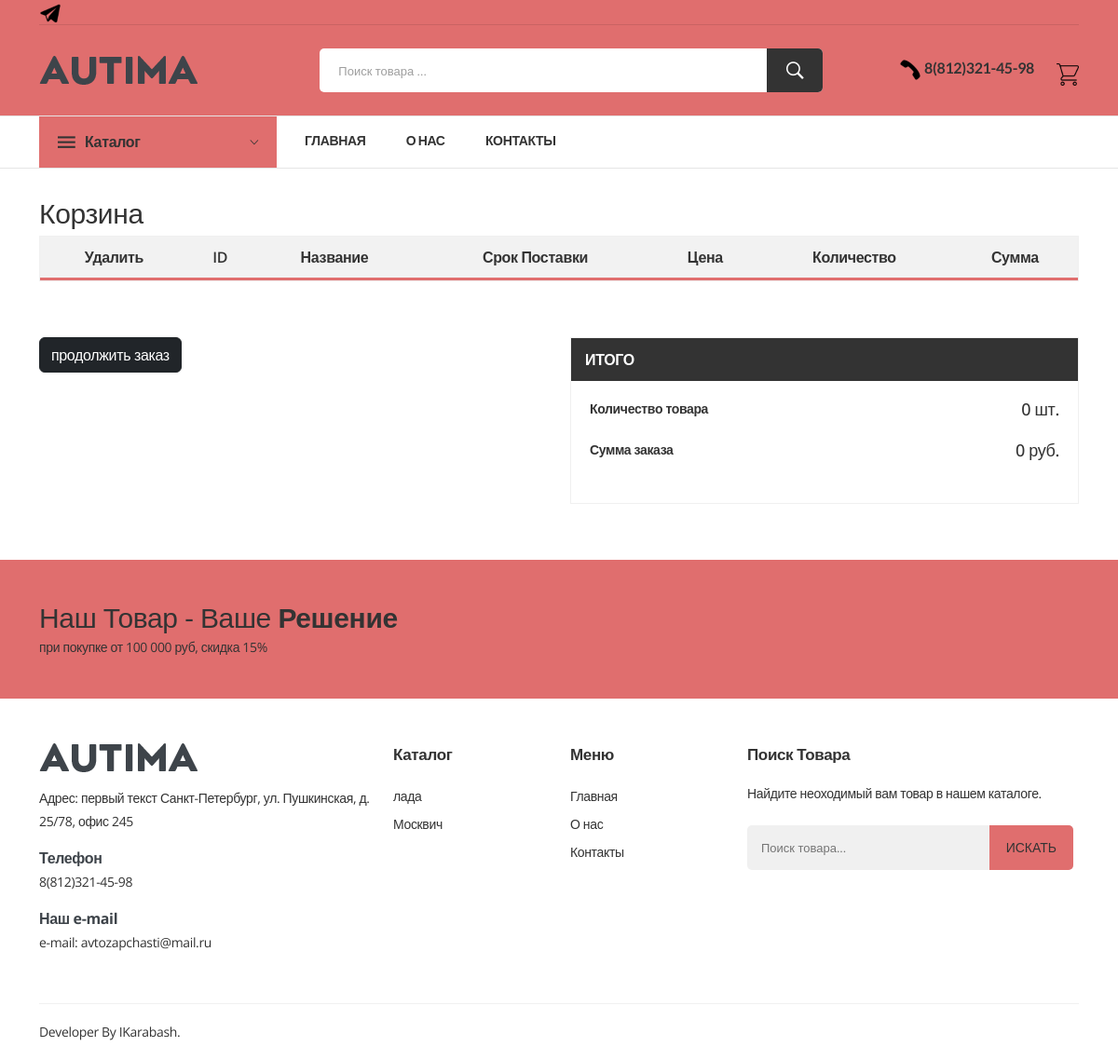
Page /cart/ on the committed database.
### kompany/models.py (models this page shows, shortened)
class Network(models.Model):
    title_ikons = models.CharField(max_length=500, verbose_name='иконка соцсети')
    network_image = models.ImageField(upload_to='network_image', blank=True, verbose_name='картинка соцсети')
    url_network = models.TextField(blank=True, verbose_name='ссылка')
    class Meta:
        verbose_name = 'социальные сети'
        verbose_name_plural = 'социальные сети'

class Contact(models.Model):
    title_contact = models.CharField(max_length=200, verbose_name='контакт')
    body_contact = models.TextField(blank=True, default='', verbose_name='текст контакта')
    adress_one_contact = models.TextField(blank=True, default='', verbose_name='адрес')
    tel = models.CharField(max_length=200, verbose_name='телефон')
    web = models.TextField(blank=True, default='', verbose_name='email')
    network_ikons = models.ManyToManyField(Network, blank=True, default='', verbose_name='иконки соцсетей')
    class Meta:
        verbose_name = 'контакт'
        verbose_name_plural = 'контакты'

class Brend(models.Model):
    title = models.CharField(max_length=200, db_index=True, verbose_name="брент")
    image = models.ImageField(upload_to='brends', blank=True, verbose_name='картинка бренда на главной стр')
    pod_brend = models.ManyToManyField(Pod_Brend, verbose_name='под бренд')
    class Meta:
        verbose_name = 'Бренд'
        verbose_name_plural = 'Бренд'
    def get_absolute_url(self):
        return reverse('pod_brand',
                        args=[self.id])

### cart/views.py (the view)
# urls.py: path('', views.cart_detail, name='cart_detail'),
def cart_detail(request, total=0, counter=0, cart_items=None):
    try:
        cart = Cart.objects.get(cart_id=_cart_id(request))
        cart_items = CartItem.objects.filter(cart=cart, active=True)
        total = cart.calculate_total()
        counter = cart.calculate_counter()
    except ObjectDoesNotExist:
        pass
    context = {
        'cart_items': cart_items,
        'total': total,
        'counter': counter,
        'brends': Brend.objects.all(),
        'upNetwork': Network.objects.all(),
        'contact': Contact.objects.all(),
    }
    return render(request, 'cart/detail.html', context)

### cart/context_processors.py (called while the page is built)
def counter(request):
	item_count = 0
	if 'admin' in request.path:
		return {}
	else:
		try:
			cart = Cart.objects.filter(cart_id=_cart_id(request))
			cart_items = CartItem.objects.all().filter(cart=cart[:1])
			for cart_item in cart_items:
				item_count += cart_item.quantity
		except Cart.DoesNotExist:
			item_count = 0
	return dict(item_count=item_count)

### cart/views.py (called while the page is built)
def _cart_id(request):
    cart = request.session.session_key
    if not cart:
        cart = request.session.create()
    return cart

### cart/templates/cart/detail.html (shortened to what this page needs)
{% extends "index.html" %}
{% load humanize %}
{% block content %}
<div class="shopping_cart_area mt-32">
    <div class="container">
            <h3>Корзина</h3>
            <div class="row">
                <div class="col-12">
                    <div class="table_desc">
                        <div class="cart_page table-responsive">
                            <table>
                                <thead>
                                    <tr>
                                        <th class="product_remove">Удалить</th>
                                        <th class="product_thumb">ID</th>
                                        <th class="product_name">Название</th>
                                        <th class="product_thumb">Срок поставки</th>
                                        <th class="product-price">Цена</th>
                                        <th class="product_quantity">Количество</th>
                                        <th class="product_total">Сумма</th>
                                    </tr>
                                </thead>
                            </table>
                        </div>
                    </div>
                </div>
            </div>
            <div class="coupon_area">
                <div class="row">
                    <div class="col-lg-6 col-md-6">
                        <div class="btn btn-dark">
                            <a href="{% url 'home_page' %}" style="color: #ffffff;">продолжить заказ</a>
                        </div>
                    </div>
                    <div class="col-lg-6 col-md-6">
                        <div class="coupon_code right">
                            <h3>Итого</h3>
                            <div class="coupon_inner">
                                <div class="cart_subtotal">
                                    <p>Количество товара</p>
                                    <p class="cart-total cart_amount">{{ item_count }} шт.</p>
                                </div>
                                <div class="cart_subtotal">
                                    <p>Сумма заказа</p>
                                    <p class="cart-total cart_amount">{{ total|intcomma }} руб.</p>
                                </div>
                            </div>
                        </div>
                    </div>
                </div>
            </div>
    </div>
</div>
{% endblock %}

### templates/include/header.html (shortened to what this page needs)
    <header class="header_area ">
        {% load humanize %}
        <div class="header_top">
            <div class="container">
                <div class="top_inner">
                    <div class="row align-items-center">
                        <div class="col-lg-6 col-md-6">
                            <div class="follow_us">
                                <ul class="follow_link">
                                    {% for network in upNetwork %}
                                    <li><a href="#"><img src="{{ network.network_image.url }}"> </a></li>
                                    {% endfor %}
                                </ul>
                            </div>
                        </div>
                    </div>
                </div>
            </div>
        </div>
        <div class="header_middle">
            <div class="container">
                <div class="row align-items-center">
                    <div class="col-lg-3 col-md-6">
                        <div class="logo">
                            <a href="{% url 'home_page' %}"><img src="/static/img/logo/logo.png" alt=""></a>
                        </div>
                    </div>
                    <div class="col-lg-9 col-md-6">
                        <div class="middel_right">
                            <div class="search-container">
                                 <form action="{% url 'search' %}" method="GET">
                                    <div class="search_box">
                                        <input placeholder="Поиск товара ..." type="text" name="q">
                                        <button type="submit"><i class="ion-ios-search-strong"></i></button>
                                    </div>
                                </form>
                            </div>
                            <div class="middel_right_info">
                                <div class="header_wishlist">
                                {% for contact in contact %}
                                            <h4><img src="/static/img/teltr.png" alt=""> {{contact.tel}}</h4>
                                            {% endfor %}
                                </div>
                                <div class="mini_cart_wrapper">
                                        {% if item_count > 0 %}
                                    <a href="{% url 'cart_detail' %}">
                                        <h4>
                                            <img src="/static/icons/cart_icon.png" alt="">
                                            <span class="cart_quantity">{{ item_count  }}</span>
                                        </h4>
                                    </a>
                                        {% else %}
                                        <a href="{% url 'cart_detail' %}">
                                            <img src="/static/icons/cart_icon.png" alt="">
                                        </a>
                                        {% endif %}
                                </div>
                            </div>
                        </div>
                    </div>
                </div>
            </div>
        </div>
        <div class="header_bottom bottom_two sticky-header">
            <div class="container">
                <div class="row align-items-center">
                    <div class="col-12">
                        <div class="header_bottom_container">
                            <div class="categories_menu">
                                <div class="categories_title">
                                    <h2 class="categori_toggle">Каталог</h2>
                                </div>
                            </div>
                            <div class="main_menu">
                                <nav>
                                    <ul>
                                        <li><a href="{% url 'home_page' %}">Главная</a>
                                        </li>
                                        <li><a href="{% url 'onas' %}">О Нас</a></li>
                                        <li><a href="{% url 'contact' %}"> контакты </a></li>
                                    </ul>
                                </nav>
                            </div>
                        </div>
                    </div>
                </div>
            </div>
        </div>
    </header>

### templates/include/footer.html (shortened to what this page needs)
    <section class="call_to_action">
        <div class="container">
            <div class="row">
                <div class="col-12">
                    <div class="call_action_inner">
                        <div class="call_text">
                            <h3>Наш товар - Ваше <span>Решение</span></h3>
                            <p>при покупке от 100 000 руб, скидка 15%</p>
                        </div>
                    </div>
                </div>
            </div>
        </div>
    </section>
<footer class="footer_widgets">
    <div class="container">
        <div class="footer_top">
            <div class="row">
                <div class="col-lg-4 col-md-6">
                    <div class="widgets_container contact_us">
                        {% for contact in contact %}
                        <div class="footer_logo">
                            <a href="#"><img src="assets/img/logo/logo.png" alt=""></a>
                        </div>
                        <div class="footer_contact">
                            <p> Адрес: {{ contact.body_contact|safe }} {{ contact.adress_one_contact }}</p>
                            <p><span>Телефон</span> {{ contact.tel }}</p>
                            <p><span>Наш e-mail</span>e-mail: <a href="tel:1-800-345-6789">{{ contact.web }}</a></p>
                        </div>
                        {% endfor %}
                    </div>
                </div>
                <div class="col-lg-2 col-md-6 col-sm-6">
                    <div class="widgets_container widget_menu">
                        <h3>Каталог</h3>
                        <div class="footer_menu">
                            <ul>
                                {% for brends in brends %}
                                    <li><a href="{{ brends.get_absolute_url }}">
                                        {{brends.title}}</a>
                                    </li>
                                {% endfor %}
                            </ul>
                        </div>
                    </div>
                </div>
                <div class="col-lg-2 col-md-6 col-sm-6">
                    <div class="widgets_container widget_menu">
                        <h3>Меню</h3>
                        <div class="footer_menu">
                            <ul>
                                <li><a href="{% url 'home_page' %}">Главная</a></li>
                                <li><a href="{% url 'onas' %}">О нас</a></li>
                                <li><a href="{% url 'contact' %}">Контакты</a></li>
                            </ul>
                        </div>
                    </div>
                </div>
                <div class="col-lg-4 col-md-6">
                    <div class="widgets_container">
                        <h3>Поиск товара</h3>
                        <p>Найдите неоходимый вам товар в нашем каталоге.</p>
                        <div class="subscribe_form">
                            <form action="{% url 'search' %}" method="GET" class="mc-form footer-newsletter">
                                <input id="mc-email" type="text" name="q" autocomplete="off" placeholder="Поиск товара..." />
                                <button id="mc-submit">Искать</button>
                            </form>
                        </div>
                    </div>
                </div>
            </div>
        </div>
        <div class="footer_bottom">
            <div class="row">
                <div class="col-lg-6 col-md-6">
                    <div class="copyright_area">
                        <p>Developer by  <a href="https://t.me/Flymeor">IKarabash</a>.</p>
                    </div>
                </div>
            </div>
        </div>
    </div>
</footer>

### static/css/mestyle.css (style rules this page uses)
.btn.btn-dark a { color: black; text-decoration: none; }

### rows in the picture
Network: network_image (picture)
Contact: tel "8(812)321-45-98", body_contact "первый текст", adress_one_contact "Санкт-Петербург, ул. Пушкинская, д. 25/78, офис 245", web "avtozapchasti@mail.ru"
Brend: title "лада"
Brend: title "Москвич"

### other values in the picture
{{ item_count }} "0"
{{ total|intcomma }} "0"
